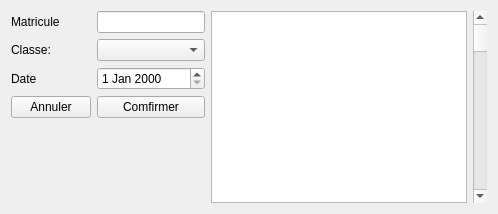
                   <widget class="QWidget" name="tabEtCLass">
                    <attribute name="icon">
                     <iconset>
                      <normaloff>../resources/images/icons8-hide-sidepanel-48.png</normaloff>../resources/images/icons8-hide-sidepanel-48.png</iconset>
                    </attribute>
                    <attribute name="title">
                     <string>ETUDIANT-CLASSE</string>
                    </attribute>
                    <layout class="QHBoxLayout" name="horizontalLayout_15">
                     <item>
                      <layout class="QFormLayout" name="Etu_class_form">
                       <item row="0" column="0">
                        <widget class="QLabel" name="Et_Class_MatrLabel">
                         <property name="text">
                          <string>Matricule</string>
                         </property>
                        </widget>
                       </item>
                       <item row="0" column="1">
                        <widget class="QLineEdit" name="Et_Classe_MatrEdit"/>
                       </item>
                       <item row="1" column="0">
                        <widget class="QLabel" name="Et_Class_Label">
                         <property name="text">
                          <string>Classe:</string>
                         </property>
                        </widget>
                       </item>
                       <item row="1" column="1">
                        <widget class="QComboBox" name="Et_Classe_Combo"/>
                       </item>
                       <item row="2" column="0">
                        <widget class="QLabel" name="etu_class_dateLabel">
                         <property name="text">
                          <string>Date</string>
                         </property>
                        </widget>
                       </item>
                       <item row="2" column="1">
                        <widget class="QDateEdit" name="Et_Class_Date"/>
                       </item>
                       <item row="3" column="0">
                        <widget class="QPushButton" name="Et_Class_AnnulerAttr">
                         <property name="text">
                          <string>Annuler</string>
                         </property>
                        </widget>
                       </item>
                       <item row="3" column="1">
                        <widget class="QPushButton" name="Et_Class_ComfirmerAttr">
                         <property name="text">
                          <string>Comfirmer</string>
                         </property>
                        </widget>
                       </item>
                       <item row="4" column="1">
                        <spacer name="verticalSpacer_12">
                         <property name="orientation">
                          <enum>Qt::Vertical</enum>
                         </property>
                         <property name="sizeHint" stdset="0">
                          <size>
                           <width>20</width>
                           <height>33</height>
                          </size>
                         </property>
                        </spacer>
                       </item>
                      </layout>
                     </item>
                     <item>
                      <widget class="QTextBrowser" name="Et_Class_Txt_Browser"/>
                     </item>
                     <item>
                      <widget class="QScrollBar" name="etu_class_scroll">
                       <property name="orientation">
                        <enum>Qt::Vertical</enum>
                       </property>
                      </widget>
                     </item>
                    </layout>
                   </widget>
